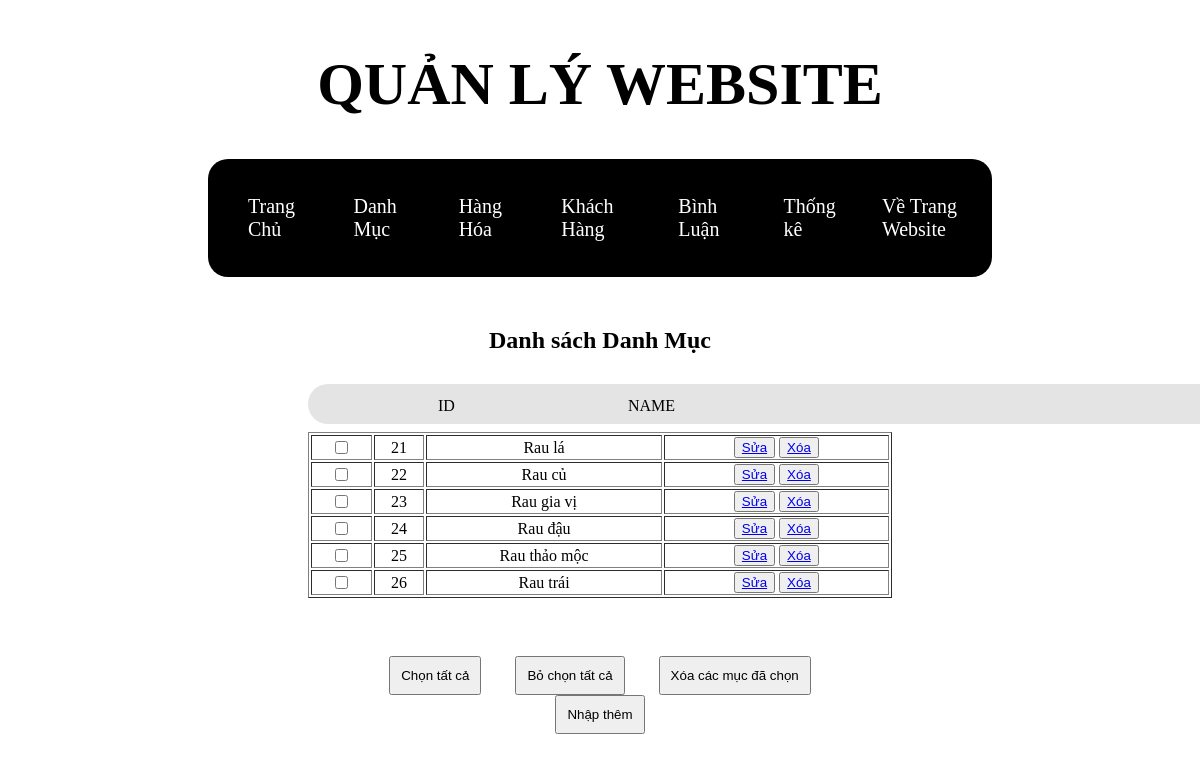
Screenshot of /admin/index.php?act=listdm with the database file from the repository.
### tables this page shows
CREATE TABLE `category` (
  `category_id` int(11) NOT NULL,
  `category_name` varchar(200) NOT NULL
);

### model/pdo.php (called while the page is built, shortened)
<?php
function pdo_get_connection(){
    $dburl = "mysql:host=localhost;dbname=duanmau;charset=utf8";
    $username = 'root';
    $password = '';
    $conn = new PDO($dburl, $username, $password);
    $conn->setAttribute(PDO::ATTR_ERRMODE, PDO::ERRMODE_EXCEPTION);
    return $conn;
}
function pdo_query($sql){
    $sql_args = array_slice(func_get_args(), 1);
    try{
        $conn = pdo_get_connection();
        $stmt = $conn->prepare($sql);
        $stmt->execute($sql_args);
        $rows = $stmt->fetchAll();
        return $rows;
    }
    catch(PDOException $e){
        throw $e;
    }
    finally{
        unset($conn);
    }
}

### model/loai.php (called while the page is built, shortened)
<?php
function loadall_category(){
    $sql = "SELECT * FROM category";
    $dm = pdo_query($sql);
    return $dm;
}

### admin/loaisp/list.php (the view, shortened to what this page needs)
<div class="text-dm">
    <h2>Danh sách Danh Mục</h2>
</div>
<div class="list-dm">
    <div class="table-dm">
        <div class="id-name">
            <div class="id-list">ID</div>
            <div class="ten-dm">NAME</div>
        </div>
        <br>
        <table border="1px">
            <?php foreach ($category as $cate) : ?>
                <tr>
                    <td><input type="checkbox" name="" id=""></td>
                    <td><?= $cate['category_id'] ?></td>
                    <td><?= $cate['category_name'] ?></td>
                    <td>
                        <button><a href="index.php?act=editdm&category_id=<?= $cate['category_id'] ?>">Sửa</a></button>
                        <button> <a href="index.php?act=deletedm&category_id=<?= $cate['category_id'] ?>">Xóa</a></button>
                    </td>
                </tr>
            <?php endforeach ?>
        </table>
        <br>
    </div>
    <div class="btn-list">
        <input type="button" value="Chọn tất cả">
        <input type="button" value="Bỏ chọn tất cả">
        <input type="button" value="Xóa các mục đã chọn">
        <a href="index.php?act=adddm"><input type="button" value="Nhập thêm"></a>
    </div>
</div>

### views/css/list-category.css (style rules this page uses)
.text-dm { text-align: center; margin-top: 50px; }
.list-dm { padding-left: 300px; padding-right: 300px; align-items: center; flex-direction: column; text-align: center; position: relative; }
.id-name { display: flex; padding: 20px; width: 880px; border-radius: 20px; background-color: #e4e4e4; position: absolute; top: 10px; }
.id-list { position: absolute; left: 130px; top: 13px; }
.ten-dm { position: absolute; left: 320px; top: 13px; }
.table-dm { display: flex; justify-content: center; flex-direction: column; }
table { width: 920px; margin-top: 40px; }
.btn-list { margin-top: 20px; padding: 20px; }
.btn-list input { margin: 0 15px; padding: 10px; }

### views/css/list-product.css (style rules this page uses)
table { width: 100%; }
.btn-list { text-align: center; }

### rows the page displays
category: category_id "21", category_name "Rau lá"
category: category_id "22", category_name "Rau củ"
category: category_id "23", category_name "Rau gia vị"
category: category_id "24", category_name "Rau đậu"
category: category_id "25", category_name "Rau thảo mộc"
category: category_id "26", category_name "Rau trái"
